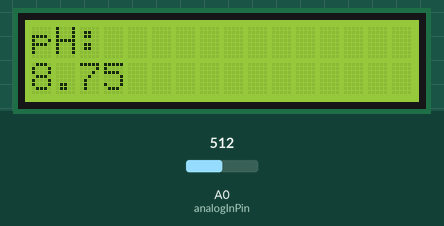
Bench run of a sketch on a simulated Arduino Uno, built with avr-gcc and run on an emulated ATmega328P. Parts: 16×2 character LCD. Inputs (shaded band) come from the test bench; at power-on: A0 (analogInPin) = 512. Storage starts empty; what the sketch prints to the serial monitor is not drawn.

Above: at 1.3 s.
1.4 s: A0 (analogInPin) set to 716
At 3.0 s:
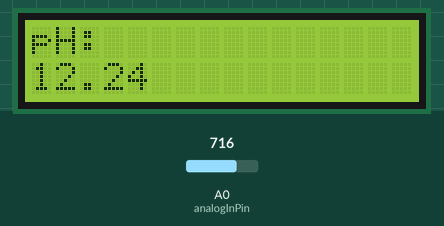
3.7 s: A0 (analogInPin) set to 900
At 5.0 s:
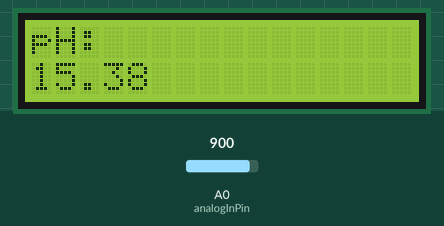
5.6 s: A0 (analogInPin) set to 1023
At 6.9 s:
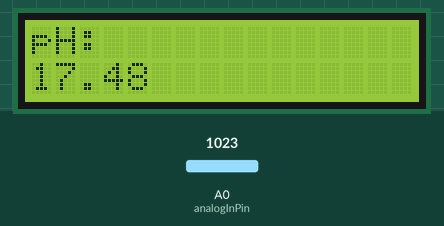
Timing chart, 0 to 8.6 s (numbered marks = the images above; inputs shaded):
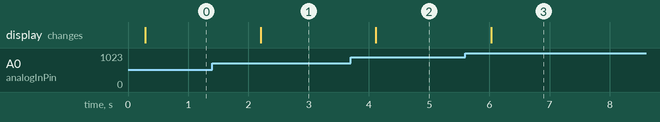

The sketch:

pH_meter.ino
```cpp
#include <SPI.h>
#include <SD.h>
#include <LiquidCrystal.h>

#define offSet 0;
const int chipSelect = 4;
const int analogInPin = A0;
int sensorValue = 0;
unsigned long int avgValue;
float b;
int buf[10],temp;
// Avoid the Pin conflicts
const int rs = 9, en = 8, d4 = 5, d5 = 6, d6 = 3, d7 = 2;
LiquidCrystal lcd(rs, en, d4, d5, d6, d7);

void setup() {
 Serial.begin(9600);
 lcd.begin(16, 2);
 lcd.setCursor(0,0);
 lcd.print("pH:");
 delay(100);
 while (!Serial) {
    ; // wait for serial port to connect. Needed for native USB port only
  }
 Serial.print("Initializing SD card...");
  // see if the card is present and can be initialized:
 if (!SD.begin(chipSelect)) {
   Serial.println("Card failed, or not present");
    // don't do anything more:
   while (1);
 }
 Serial.println("card initialized.");
}

void loop() {
 String dataString = "";
 for(int i=0;i<10;i++)
 {
  buf[i]=analogRead(analogInPin);
  delay(10);
 }
 for(int i=0;i<9;i++)
 {
  for(int j=i+1;j<10;j++)
  {
   if(buf[i]>buf[j])
   {
    temp=buf[i];
    buf[i]=buf[j];
    buf[j]=temp;
   }
  }
 }
 avgValue=0;
 for(int i=2;i<8;i++)
 avgValue+=buf[i];
 float pHVol=(float)avgValue*5.0/1024/6;
 float phValue = 3.5 * pHVol + offSet;
 //Serial.print("sensor = ");
 //Serial.println(phValue);
 lcd.setCursor(0, 1);
 // print the number of seconds since reset:
 lcd.print(phValue);
 delay(1000);
 Serial.print("    pH:");
 Serial.print(phValue,2);
 Serial.println(" ");
 digitalWrite(13, HIGH);
 delay(800);
 digitalWrite(13, LOW);
 dataString = dataString + "PH_Value: ";
 dataString += phValue;


 // open the file. note that only one file can be open at a time,
 // so you have to close this one before opening another.
 File dataFile = SD.open("datalog.txt", FILE_WRITE);
 // if the file is available, write to it:
 if (dataFile) {
   dataFile.println(dataString);
   dataFile.close();
   // print to the serial port too:
   Serial.println(dataString);
 }
  // if the file isn't open, pop up an error:
 else {
   Serial.println("error opening datalog.txt");
 }
}
```

Measured:
- after the input at 1.4 s, the display: changes after 0.80 s (image 1)
- after the input at 3.7 s, the display: changes after 0.41 s (image 2)
- after the input at 5.6 s, the display: changes after 0.43 s (image 3)
